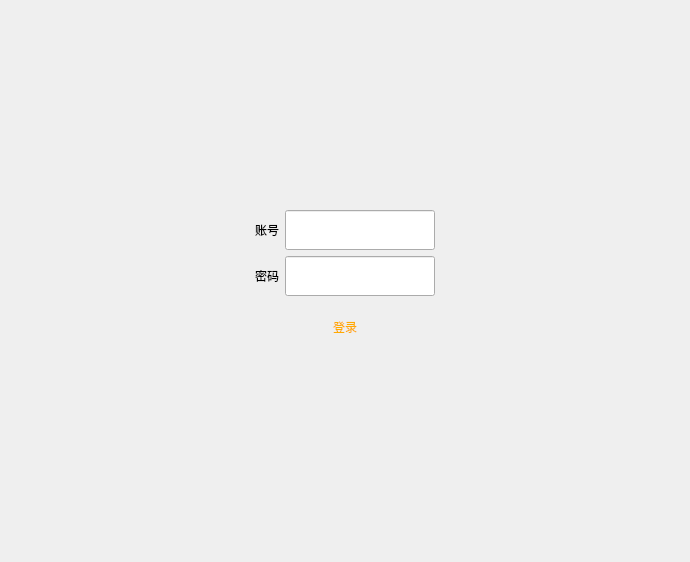
<?xml version="1.0" encoding="UTF-8"?>
<ui version="4.0">
 <class>Form</class>
 <widget class="QWidget" name="Form">
  <property name="geometry">
   <rect>
    <x>0</x>
    <y>0</y>
    <width>690</width>
    <height>562</height>
   </rect>
  </property>
  <property name="windowTitle">
   <string>Form</string>
  </property>
  <layout class="QVBoxLayout" name="verticalLayout_2">
   <item>
    <spacer name="verticalSpacer_2">
     <property name="orientation">
      <enum>Qt::Vertical</enum>
     </property>
     <property name="sizeHint" stdset="0">
      <size>
       <width>20</width>
       <height>40</height>
      </size>
     </property>
    </spacer>
   </item>
   <item>
    <layout class="QHBoxLayout" name="horizontalLayout">
     <item>
      <spacer name="horizontalSpacer_2">
       <property name="orientation">
        <enum>Qt::Horizontal</enum>
       </property>
       <property name="sizeHint" stdset="0">
        <size>
         <width>40</width>
         <height>20</height>
        </size>
       </property>
      </spacer>
     </item>
     <item>
      <widget class="QLabel" name="label">
       <property name="text">
        <string>账号</string>
       </property>
      </widget>
     </item>
     <item>
      <widget class="QLineEdit" name="lineEdit">
       <property name="minimumSize">
        <size>
         <width>150</width>
         <height>40</height>
        </size>
       </property>
       <property name="maximumSize">
        <size>
         <width>150</width>
         <height>40</height>
        </size>
       </property>
      </widget>
     </item>
     <item>
      <spacer name="horizontalSpacer">
       <property name="orientation">
        <enum>Qt::Horizontal</enum>
       </property>
       <property name="sizeHint" stdset="0">
        <size>
         <width>40</width>
         <height>20</height>
        </size>
       </property>
      </spacer>
     </item>
    </layout>
   </item>
   <item>
    <layout class="QHBoxLayout" name="horizontalLayout_2">
     <item>
      <spacer name="horizontalSpacer_3">
       <property name="orientation">
        <enum>Qt::Horizontal</enum>
       </property>
       <property name="sizeHint" stdset="0">
        <size>
         <width>40</width>
         <height>20</height>
        </size>
       </property>
      </spacer>
     </item>
     <item>
      <widget class="QLabel" name="label_2">
       <property name="text">
        <string>密码</string>
       </property>
      </widget>
     </item>
     <item>
      <widget class="QLineEdit" name="lineEdit_2">
       <property name="minimumSize">
        <size>
         <width>150</width>
         <height>40</height>
        </size>
       </property>
       <property name="maximumSize">
        <size>
         <width>150</width>
         <height>40</height>
        </size>
       </property>
      </widget>
     </item>
     <item>
      <spacer name="horizontalSpacer_4">
       <property name="orientation">
        <enum>Qt::Horizontal</enum>
       </property>
       <property name="sizeHint" stdset="0">
        <size>
         <width>40</width>
         <height>20</height>
        </size>
       </property>
      </spacer>
     </item>
    </layout>
   </item>
   <item alignment="Qt::AlignHCenter">
    <widget class="QPushButton" name="pushButton">
     <property name="minimumSize">
      <size>
       <width>200</width>
       <height>50</height>
      </size>
     </property>
     <property name="maximumSize">
      <size>
       <width>200</width>
       <height>50</height>
      </size>
     </property>
     <property name="styleSheet">
      <string notr="true">color: rgb(255, 170, 0);
border-image: url(:/lk/source/open_pic.png);
border-radius: 10px;</string>
     </property>
     <property name="text">
      <string>登录</string>
     </property>
    </widget>
   </item>
   <item>
    <spacer name="verticalSpacer">
     <property name="orientation">
      <enum>Qt::Vertical</enum>
     </property>
     <property name="sizeHint" stdset="0">
      <size>
       <width>20</width>
       <height>40</height>
      </size>
     </property>
    </spacer>
   </item>
  </layout>
 </widget>
 <resources>
  <include location="test2_source.qrc"/>
  <include location="test_source.qrc"/>
 </resources>
 <connections>
  <connection>
   <sender>pushButton</sender>
   <signal>clicked()</signal>
   <receiver>Form</receiver>
   <slot>btn_click()</slot>
   <hints>
    <hint type="sourcelabel">
     <x>373</x>
     <y>330</y>
    </hint>
    <hint type="destinationlabel">
     <x>560</x>
     <y>341</y>
    </hint>
   </hints>
  </connection>
 </connections>
 <slots>
  <slot>btn_click()</slot>
 </slots>
</ui>
